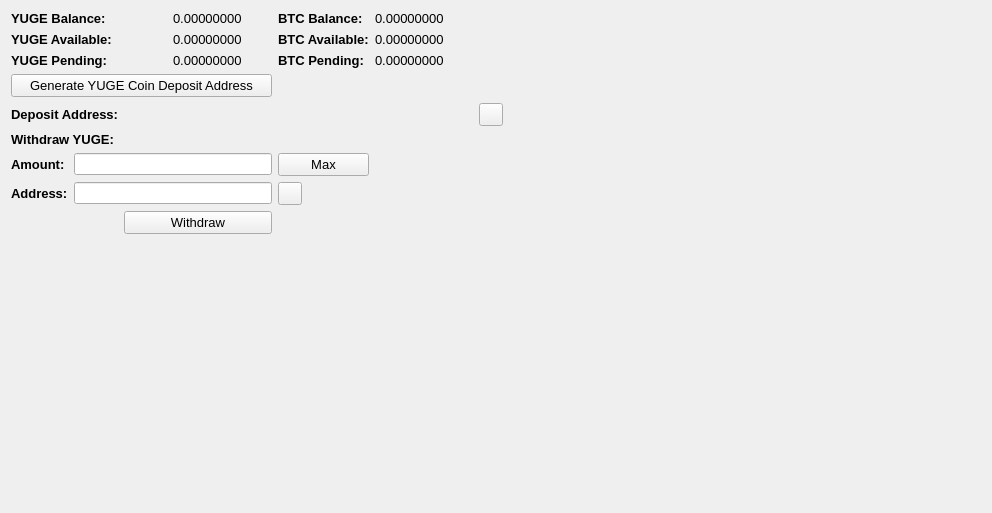
     <widget class="QWidget" name="BalanceTab">
      <attribute name="title">
       <string>Balance</string>
      </attribute>
      <layout class="QGridLayout" name="gridLayout_2">
       <item row="0" column="0" colspan="2">
        <widget class="QLabel" name="label_11">
         <property name="font">
          <font>
           <pointsize>10</pointsize>
           <weight>75</weight>
           <bold>true</bold>
          </font>
         </property>
         <property name="text">
          <string>YUGE Balance:</string>
         </property>
        </widget>
       </item>
       <item row="0" column="3">
        <widget class="QLabel" name="YUGEBalanceLabel">
         <property name="font">
          <font>
           <pointsize>10</pointsize>
          </font>
         </property>
         <property name="text">
          <string>0.00000000</string>
         </property>
         <property name="textInteractionFlags">
          <set>Qt::LinksAccessibleByMouse|Qt::TextSelectableByMouse</set>
         </property>
        </widget>
       </item>
       <item row="0" column="4">
        <widget class="QLabel" name="label_12">
         <property name="font">
          <font>
           <pointsize>10</pointsize>
           <weight>75</weight>
           <bold>true</bold>
          </font>
         </property>
         <property name="text">
          <string>BTC Balance:</string>
         </property>
        </widget>
       </item>
       <item row="0" column="5">
        <widget class="QLabel" name="BitcoinBalanceLabel">
         <property name="font">
          <font>
           <pointsize>10</pointsize>
          </font>
         </property>
         <property name="text">
          <string>0.00000000</string>
         </property>
         <property name="textInteractionFlags">
          <set>Qt::LinksAccessibleByMouse|Qt::TextSelectableByMouse</set>
         </property>
        </widget>
       </item>
       <item row="0" column="7" rowspan="10">
        <spacer name="horizontalSpacer_4">
         <property name="orientation">
          <enum>Qt::Horizontal</enum>
         </property>
         <property name="sizeHint" stdset="0">
          <size>
           <width>478</width>
           <height>488</height>
          </size>
         </property>
        </spacer>
       </item>
       <item row="1" column="0" colspan="2">
        <widget class="QLabel" name="label_13">
         <property name="font">
          <font>
           <pointsize>10</pointsize>
           <weight>75</weight>
           <bold>true</bold>
          </font>
         </property>
         <property name="text">
          <string>YUGE Available:</string>
         </property>
        </widget>
       </item>
       <item row="1" column="3">
        <widget class="QLabel" name="YUGEAvailableLabel_2">
         <property name="font">
          <font>
           <pointsize>10</pointsize>
          </font>
         </property>
         <property name="text">
          <string>0.00000000</string>
         </property>
         <property name="textInteractionFlags">
          <set>Qt::LinksAccessibleByMouse|Qt::TextSelectableByMouse</set>
         </property>
        </widget>
       </item>
       <item row="1" column="4">
        <widget class="QLabel" name="label_15">
         <property name="font">
          <font>
           <pointsize>10</pointsize>
           <weight>75</weight>
           <bold>true</bold>
          </font>
         </property>
         <property name="text">
          <string>BTC Available:</string>
         </property>
        </widget>
       </item>
       <item row="1" column="5">
        <widget class="QLabel" name="BitcoinAvailableLabel">
         <property name="font">
          <font>
           <pointsize>10</pointsize>
          </font>
         </property>
         <property name="text">
          <string>0.00000000</string>
         </property>
         <property name="textInteractionFlags">
          <set>Qt::LinksAccessibleByMouse|Qt::TextSelectableByMouse</set>
         </property>
        </widget>
       </item>
       <item row="2" column="0" colspan="2">
        <widget class="QLabel" name="label_14">
         <property name="font">
          <font>
           <pointsize>10</pointsize>
           <weight>75</weight>
           <bold>true</bold>
          </font>
         </property>
         <property name="text">
          <string>YUGE Pending:</string>
         </property>
        </widget>
       </item>
       <item row="2" column="3">
        <widget class="QLabel" name="YUGEPendingLabel">
         <property name="font">
          <font>
           <pointsize>10</pointsize>
          </font>
         </property>
         <property name="text">
          <string>0.00000000</string>
         </property>
         <property name="textInteractionFlags">
          <set>Qt::LinksAccessibleByMouse|Qt::TextSelectableByMouse</set>
         </property>
        </widget>
       </item>
       <item row="2" column="4">
        <widget class="QLabel" name="label_31">
         <property name="font">
          <font>
           <pointsize>10</pointsize>
           <weight>75</weight>
           <bold>true</bold>
          </font>
         </property>
         <property name="text">
          <string>BTC Pending:</string>
         </property>
        </widget>
       </item>
       <item row="2" column="5">
        <widget class="QLabel" name="BitcoinPendingLabel">
         <property name="font">
          <font>
           <pointsize>10</pointsize>
          </font>
         </property>
         <property name="text">
          <string>0.00000000</string>
         </property>
         <property name="textInteractionFlags">
          <set>Qt::LinksAccessibleByMouse|Qt::TextSelectableByMouse</set>
         </property>
        </widget>
       </item>
       <item row="3" column="0" colspan="4">
        <widget class="QPushButton" name="GenDepositBTN">
         <property name="font">
          <font>
           <pointsize>10</pointsize>
          </font>
         </property>
         <property name="text">
          <string>Generate YUGE Coin Deposit Address</string>
         </property>
        </widget>
       </item>
       <item row="4" column="0" colspan="3">
        <widget class="QLabel" name="label_33">
         <property name="font">
          <font>
           <pointsize>10</pointsize>
           <weight>75</weight>
           <bold>true</bold>
          </font>
         </property>
         <property name="text">
          <string>Deposit Address:</string>
         </property>
        </widget>
       </item>
       <item row="4" column="3" colspan="3">
        <widget class="QLabel" name="DepositAddressLabel">
         <property name="minimumSize">
          <size>
           <width>300</width>
           <height>0</height>
          </size>
         </property>
         <property name="palette">
          <palette>
           <active>
            <colorrole role="WindowText">
             <brush brushstyle="SolidPattern">
              <color alpha="255">
               <red>0</red>
               <green>0</green>
               <blue>0</blue>
              </color>
             </brush>
            </colorrole>
            <colorrole role="Text">
             <brush brushstyle="SolidPattern">
              <color alpha="255">
               <red>0</red>
               <green>0</green>
               <blue>255</blue>
              </color>
             </brush>
            </colorrole>
           </active>
           <inactive>
            <colorrole role="WindowText">
             <brush brushstyle="SolidPattern">
              <color alpha="255">
               <red>0</red>
               <green>0</green>
               <blue>0</blue>
              </color>
             </brush>
            </colorrole>
            <colorrole role="Text">
             <brush brushstyle="SolidPattern">
              <color alpha="255">
               <red>0</red>
               <green>0</green>
               <blue>255</blue>
              </color>
             </brush>
            </colorrole>
           </inactive>
           <disabled>
            <colorrole role="WindowText">
             <brush brushstyle="SolidPattern">
              <color alpha="255">
               <red>120</red>
               <green>120</green>
               <blue>120</blue>
              </color>
             </brush>
            </colorrole>
            <colorrole role="Text">
             <brush brushstyle="SolidPattern">
              <color alpha="255">
               <red>120</red>
               <green>120</green>
               <blue>120</blue>
              </color>
             </brush>
            </colorrole>
           </disabled>
          </palette>
         </property>
         <property name="font">
          <font>
           <pointsize>10</pointsize>
           <weight>75</weight>
           <bold>true</bold>
          </font>
         </property>
         <property name="text">
          <string/>
         </property>
         <property name="alignment">
          <set>Qt::AlignRight|Qt::AlignTrailing|Qt::AlignVCenter</set>
         </property>
         <property name="textInteractionFlags">
          <set>Qt::LinksAccessibleByMouse|Qt::TextSelectableByKeyboard|Qt::TextSelectableByMouse</set>
         </property>
        </widget>
       </item>
       <item row="4" column="6">
        <widget class="QToolButton" name="DepositCopyButton">
         <property name="toolTip">
          <string>Copy to clipboard</string>
         </property>
         <property name="text">
          <string/>
         </property>
         <property name="icon">
          <iconset resource="../bitcoin.qrc">
           <normaloff>:/icons/editcopy</normaloff>:/icons/editcopy</iconset>
         </property>
         <property name="shortcut">
          <string>Alt+P</string>
         </property>
        </widget>
       </item>
       <item row="5" column="0" colspan="2">
        <widget class="QLabel" name="label_34">
         <property name="font">
          <font>
           <pointsize>10</pointsize>
           <weight>75</weight>
           <bold>true</bold>
          </font>
         </property>
         <property name="text">
          <string>Withdraw YUGE:</string>
         </property>
        </widget>
       </item>
       <item row="6" column="0">
        <widget class="QLabel" name="label_26">
         <property name="font">
          <font>
           <pointsize>10</pointsize>
           <weight>75</weight>
           <bold>true</bold>
          </font>
         </property>
         <property name="text">
          <string>Amount:</string>
         </property>
        </widget>
       </item>
       <item row="6" column="1" colspan="3">
        <widget class="QLineEdit" name="WithdrawUnitsInput">
         <property name="font">
          <font>
           <pointsize>9</pointsize>
           <weight>75</weight>
           <bold>true</bold>
          </font>
         </property>
         <property name="text">
          <string/>
         </property>
        </widget>
       </item>
       <item row="6" column="4">
        <widget class="QPushButton" name="Withdraw_Max_Amount">
         <property name="font">
          <font>
           <pointsize>10</pointsize>
          </font>
         </property>
         <property name="text">
          <string>Max</string>
         </property>
        </widget>
       </item>
       <item row="7" column="0">
        <widget class="QLabel" name="label_10">
         <property name="font">
          <font>
           <pointsize>10</pointsize>
           <weight>75</weight>
           <bold>true</bold>
          </font>
         </property>
         <property name="text">
          <string>Address:</string>
         </property>
        </widget>
       </item>
       <item row="7" column="1" colspan="3">
        <widget class="QLineEdit" name="WithdrawAddress">
         <property name="font">
          <font>
           <pointsize>9</pointsize>
           <weight>75</weight>
           <bold>true</bold>
          </font>
         </property>
        </widget>
       </item>
       <item row="7" column="4">
        <widget class="QToolButton" name="WithdrawPasteButton">
         <property name="toolTip">
          <string>Paste from clipboard</string>
         </property>
         <property name="text">
          <string/>
         </property>
         <property name="icon">
          <iconset resource="../bitcoin.qrc">
           <normaloff>:/icons/editpaste</normaloff>:/icons/editpaste</iconset>
         </property>
         <property name="shortcut">
          <string>Alt+P</string>
         </property>
        </widget>
       </item>
       <item row="8" column="2" colspan="2">
        <widget class="QPushButton" name="WithdrawUnitsBtn">
         <property name="font">
          <font>
           <pointsize>10</pointsize>
          </font>
         </property>
         <property name="text">
          <string>Withdraw</string>
         </property>
        </widget>
       </item>
       <item row="9" column="0" colspan="6">
        <spacer name="verticalSpacer">
         <property name="orientation">
          <enum>Qt::Vertical</enum>
         </property>
         <property name="sizeHint" stdset="0">
          <size>
           <width>428</width>
           <height>262</height>
          </size>
         </property>
        </spacer>
       </item>
      </layout>
      <zorder>label_31</zorder>
      <zorder>label_15</zorder>
      <zorder>label_12</zorder>
      <zorder>label_14</zorder>
      <zorder>label_13</zorder>
      <zorder>label_11</zorder>
      <zorder>BitcoinBalanceLabel</zorder>
      <zorder>YUGEBalanceLabel</zorder>
      <zorder>YUGEAvailableLabel_2</zorder>
      <zorder>YUGEPendingLabel</zorder>
      <zorder>BitcoinAvailableLabel</zorder>
      <zorder>BitcoinPendingLabel</zorder>
      <zorder>label_33</zorder>
      <zorder>GenDepositBTN</zorder>
      <zorder>DepositAddressLabel</zorder>
      <zorder>Withdraw_Max_Amount</zorder>
      <zorder>label_34</zorder>
      <zorder>WithdrawUnitsInput</zorder>
      <zorder>label_10</zorder>
      <zorder>label_26</zorder>
      <zorder>WithdrawAddress</zorder>
      <zorder>WithdrawUnitsBtn</zorder>
      <zorder>horizontalSpacer_4</zorder>
      <zorder>verticalSpacer</zorder>
      <zorder>WithdrawPasteButton</zorder>
      <zorder>DepositCopyButton</zorder>
     </widget>
